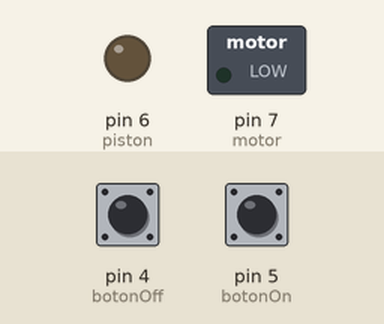
Simulated run of this sketch. Board: Arduino Uno, built with avr-gcc and run on an emulated ATmega328P. Shown: switched loads named in the sketch (green lamp = pin HIGH), output pins drawn as LEDs (lit = HIGH). Dashed ring = blinking. The test bench sets the inputs (shaded band); at power-on: pin 5 (botonOn) LOW, pin 4 (botonOff) LOW.

Above: at 1.2 s.
1.3 s: pin 5 (botonOn) pulled HIGH for 0.15 s
At 1.8 s:
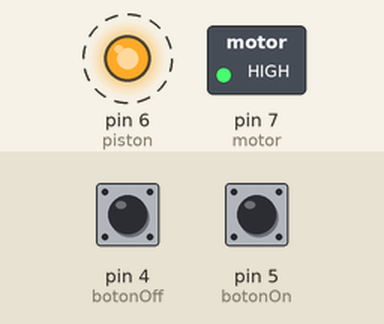
6.0 s: pin 5 (botonOn) pulled HIGH for 1 s
10.0 s: pin 4 (botonOff) pulled HIGH for 1 s
At 11.6 s:
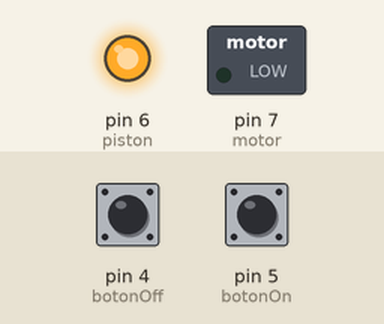
Timing chart, 0 to 13.3 s (numbered marks = the images above; inputs shaded):
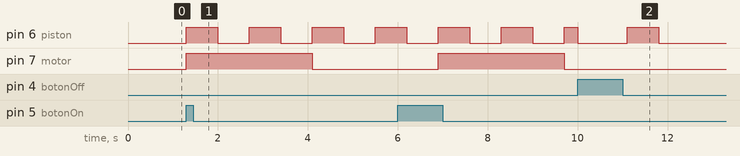

Measured:
- after the input at 1.3 s, pin 6 (piston): alternates HIGH for 0.70 s and LOW for 0.70 s, starting at once; pin 7 (motor): LOW → HIGH at once, → LOW 2.8 s later
- after the input at 10.0 s, pin 7 (motor): stays LOW (without the input it goes to HIGH after 2.5 s)

The sketch:

cortaDedos_3EM.ino
```cpp
#define motor 7
#define piston 6
#define botonOn 5
#define botonOff 4

#define tCambioGiro 250
#define tAvancePiston 700
#define tPausarPiston 700

#define tCG tCambioGiro/100
#define tAP tAvancePiston/100
#define tPP tPausarPiston/100

int w = 0;
long tiempoInicial, tiempoActual;

void setup() {
  pinMode(motor, OUTPUT);
  pinMode(piston, OUTPUT);
  pinMode(botonOn, INPUT);
  pinMode(botonOff, INPUT);
}

void loop (){
  if (digitalRead(botonOn) == 1 || w == 1){
    w = 1;
    girar1();
    girar2();
  } else apagar();
}

void apagar(){
  digitalWrite(motor, LOW);
  digitalWrite(piston, LOW);
  w = 0;
}

void girar1(){
  tiempoInicial = millis();

  while(tiempoActual - tiempoInicial <= tCG){
    digitalWrite(motor, HIGH);
    tiempoActual = millis();

    if (digitalRead(botonOff) == 1){
      apagar();
    }

    avanzarPiston();
    pausarPiston();

  }
}

void girar2(){
  tiempoInicial = millis();

  while(tiempoActual - tiempoInicial <= tCG){
    digitalWrite(motor, LOW);
    tiempoActual = millis();

    if (digitalRead(botonOff) == 1){
      apagar();
    }

    avanzarPiston();
    pausarPiston();
  }
}

void avanzarPiston(){
  digitalWrite(piston, HIGH);
  for (int i = 0; i < tAP; i++){
    delay(100);
    if (digitalRead(botonOff) == 1){
      apagar();
    }
  }
}

void pausarPiston(){
  digitalWrite(piston, LOW);
    for (int i = 0; i < tPP; i++){
    delay(100);
    if (digitalRead(botonOff) == 1){
      apagar();
    }
  }
}
```
